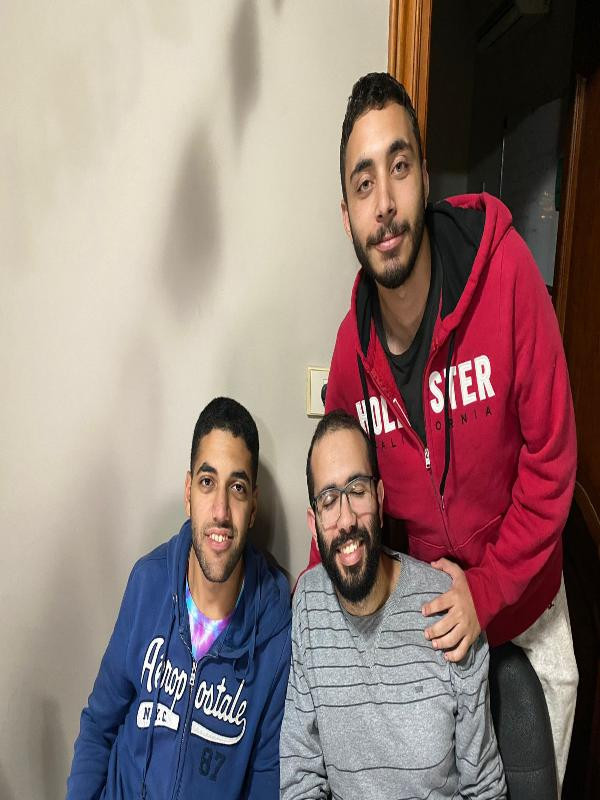
#> input picture facedetection_cython/reference_image.jpg, 600 x 800 px, found by its file name
$ jupyter execute --allow-errors pyramid-blending.ipynb
#> lines starting #> are read from the running program, lines starting #| are printed output that depends on the picture
### whole_pipeline/PyramidBlending/commonfunctions.py


import skimage.io as io
import matplotlib.pyplot as plt
import numpy as np
from skimage.exposure import histogram
from matplotlib.pyplot import bar
from skimage.color import rgb2gray,rgb2hsv

# Convolution:
from scipy.signal import convolve2d
from scipy import fftpack
import math

from skimage.util import random_noise
from skimage.filters import median
from skimage.feature import canny


# Edges
from skimage.filters import sobel_h, sobel, sobel_v,roberts, prewitt

# Show the figures / plots inside the notebook
def show_images(images,titles=None):
    #This function is used to show image(s) with titles by sending an array of images and an array of associated titles.
    # images[0] will be drawn with the title titles[0] if exists
    # You aren't required to understand this function, use it as-is.
    n_ims = len(images)
    if titles is None: titles = ['(%d)' % i for i in range(1,n_ims + 1)]
    fig = plt.figure()
    n = 1
    for image,title in zip(images,titles):
        a = fig.add_subplot(1,n_ims,n)
        if image.ndim == 2:
            plt.gray()
        plt.imshow(image)
        a.set_title(title)
        n += 1
    fig.set_size_inches(np.array(fig.get_size_inches()) * n_ims)
    plt.show()


# [6 lines left out: function showHist, not called in this run]

### whole_pipeline/PyramidBlending/pyramid-blending.ipynb
### Pyramid Blending

[cell 1]
import cv2
import numpy as np
from commonfunctions import *
import skimage
from skimage.color import rgb2gray

### references
Blending  - https://www.cs.toronto.edu/~mangas/teaching/320/assignments/a3/spline83.pdf

## Gaussian pyramid
smooth then down-sample by a factor of 1/2.
*smoothing supress high frequencies therefore lower the bar for nyquist criteria and avoid aliasing as possible.*

[cell 2]
image1 = io.imread('F:\\University\\Fall 2022\\image\\Face-Detection-and-Pyramid-Blending\\facedetection_cython\\reference_image.jpg')
#> image1 is the input picture: shape (800, 600, 3); mean R, G, B 145.1, 123.3, 119.2
image2 = io.imread('F:\\University\\Fall 2022\\image\\Face-Detection-and-Pyramid-Blending\\facedetection_cython\\sifted_image.jpg')
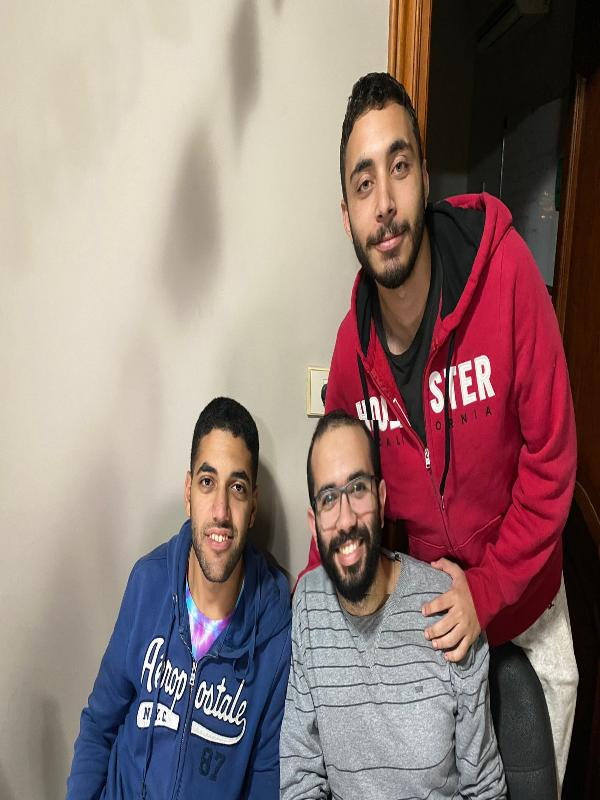
#> input picture facedetection_cython/sifted_image.jpg, 600 x 800 px, found by its file name
#> image2 is the input picture: shape (800, 600, 3); mean R, G, B 145.2, 123.4, 119.3
# mask used to mark required part of image 2 to be blended
mask = io.imread('F:\\University\\Fall 2022\\image\\Face-Detection-and-Pyramid-Blending\\facedetection_cython\\image_mask.jpg')
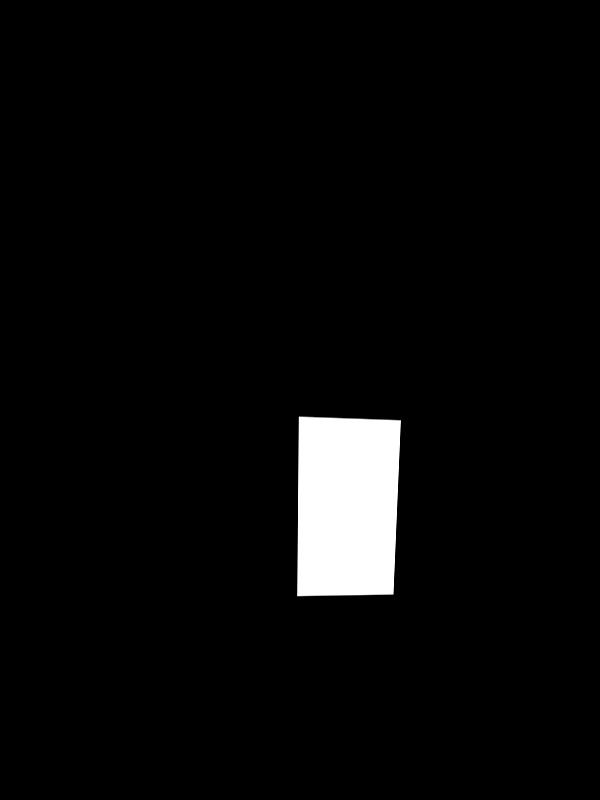
#> input picture facedetection_cython/image_mask.jpg, 600 x 800 px, found by its file name
#> mask is the input picture: shape (800, 600); min 0, max 255, mean 9.3
# resize factor is used to make image smaller for fast preprocessing
resize_factor = 1
image1 = cv2.resize(image1, dsize=(image1.shape[1]//resize_factor, image1.shape[0]//resize_factor))
image2 = cv2.resize(image2, dsize=(image2.shape[1]//resize_factor, image2.shape[0]//resize_factor))
if image1.shape[0] > image2.shape[0]:
    image1 = cv2.resize(image1, dsize=(image2.shape[1], image2.shape[0]))
else:
    image2 = cv2.resize(image2, dsize=(image1.shape[1], image1.shape[0]))
mask = cv2.resize(mask, dsize=(image1.shape[1], image1.shape[0]))
mask = skimage.filters.gaussian(mask,sigma=10)
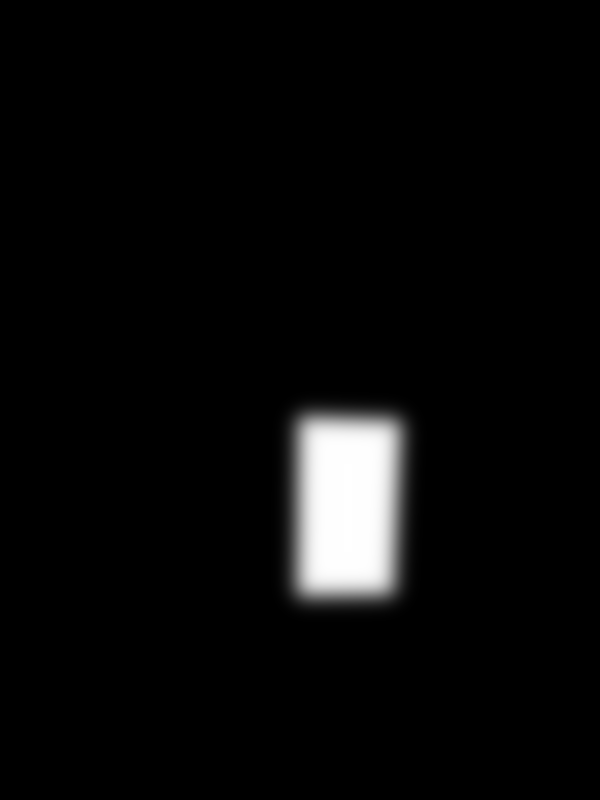
#> mask: shape (800, 600) float64; min 0, max 1, mean 0.0366
show_images([image1, image2,mask])
#> in show_images, `n_ims = len(images)`: n_ims = 3
#> the loop in show_images, `for image,title in zip(images,titles):` made 3 passes
#> title on passes 1 to 3: '(1)', '(2)', '(3)'
#> after the loop in show_images, `for image,title in zip(images,titles):`: n = 4

[cell 3]
def gaussian_pyramid(image, sigma=0.5):
    """
    construct the gaussian pyramid by down-sampling and applying gaussian filter at each stage
    :param image: input image to construct pyramid for
    :return pyramid: list on images constructing the pyramid
    """
    # the pyramid base start with the image
    _image = np.copy(image)
    pyramid = [_image]
    x, y = _image.shape[0], _image.shape[1]
    while x > 2 and y > 2:
        # apply gaussian filter then down-sample with a factor of 2
        current_img = np.copy(pyramid[-1])
        current_img = skimage.filters.gaussian(current_img, sigma=sigma)
        x, y = current_img.shape[1]//2, current_img.shape[0]//2
        current_img = cv2.resize(current_img, dsize=(x, y))
        pyramid.append(current_img)
    return pyramid

[cell 4]
p = gaussian_pyramid(image1)
#> after the loop in gaussian_pyramid, `while x > 2 and y > 2:`: pyramid = 9 items
#> p = 9 items
show_images([p[0],p[1],p[2],p[3],p[4]])
#> in show_images (call 2), `n_ims = len(images)`: n_ims = 5
#> the loop in show_images (call 2), `for image,title in zip(images,titles):` made 5 passes
#> title on passes 1 to 5: '(1)', '(2)', '(3)', '(4)', '(5)'
#> after the loop in show_images (call 2), `for image,title in zip(images,titles):`: n = 6
#> in show_images (call 2), `plt.show()`:
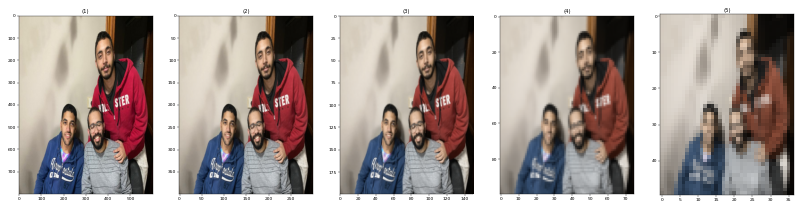
#> figure drawn by matplotlib, 5 panels

[cell 5]
def laplacian_pyramid(image, sigma=0.5):
    """
    construct the laplacian pyramid by up-sampling and applying gaussian filter in image k
    then subtract it from image k-1 in the gaussian pyramid
    by this way you get the lost information due to down sampling
    :param image: input image to construct pyramid for
    :return pyramid: list on images constructing the pyramid
    """
    # first of all get the gaussian pyramid
    gaus_pyramid = gaussian_pyramid(image, sigma)
    lap_pyramid = []
    for i in range(len(gaus_pyramid)):
        # up-sample with a factor of 2 then apply gaussian filter
        # Since there is no image gN + 1 to serve as the prediction image for gN, we say LN = gN.
        if i == len(gaus_pyramid) - 1:
            lap_pyramid.append(gaus_pyramid[i])
            break
        gi = np.copy(gaus_pyramid[i])
        gi_next = np.copy(gaus_pyramid[i+1])
        # up-sampling to gi
        prediction = cv2.resize(gi_next, dsize=(gi.shape[1], gi.shape[0]))
        # apply gaussian filter
        prediction = skimage.filters.gaussian(prediction, sigma=sigma)
        lap_pyramid.append(gi - prediction)
    return lap_pyramid

[cell 6]
p = laplacian_pyramid(image1)
#> in laplacian_pyramid, `gaus_pyramid = gaussian_pyramid(image, sigma)`: gaus_pyramid = 9 items
#> the loop in laplacian_pyramid, `for i in range(len(gaus_pyramid)):` made 9 passes
show_images([p[0],p[1],p[2],p[3],p[4]])
#> the loop in show_images (call 3), `for image,title in zip(images,titles):` made 5 passes
#> after the loop in show_images (call 3), `for image,title in zip(images,titles):`: n = 6
#> in show_images (call 3), `plt.show()`:
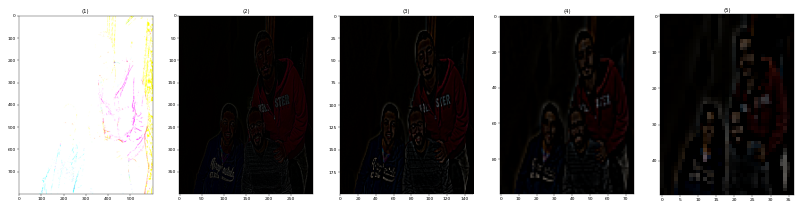
#> figure drawn by matplotlib, 5 panels

[cell 7]
def blending(A, B, mask, sigma = 0.5):
    """
    blend pyramids of image A, B with the given mask
    A, B and mask must all have same size
    :param A: first image
    :param B: second image
    :param mask: the required mask to blend the region of interest
    :return blended_pyramid: list of blended pyramid
    """
    if mask.shape != A.shape or mask.shape != B.shape:
        raise Exception("input images and mask all must have same size.")
    # get gaussian_pyramid of mask
    g_mask = gaussian_pyramid(mask, sigma)
    # get laplacian_pyramid of A and B
    l_A = laplacian_pyramid(A, sigma)
    l_B = laplacian_pyramid(B, sigma)
    # then blend smoothly using mask pyramid
    blended_pyramid = []
    for i in range(len(l_A)):
        combined_lap = g_mask[i]*l_A[i] + (1 - g_mask[i])*l_B[i]
        blended_pyramid.append(combined_lap)
    return blended_pyramid

[cell 8]
p = blending(rgb2gray(image1),rgb2gray(image2), mask)
#> in blending, `g_mask = gaussian_pyramid(mask, sigma)`: g_mask = 9 items
#> the loop in gaussian_pyramid (call 4), `while x > 2 and y > 2:` made 8 passes
#> current_img on pass 8: [[0.793, 0.327], [0.704, 0.302], [0.437, 0.4]]
#> pass 1, in gaussian_pyramid (call 4), `current_img = np.copy(pyramid[-1])`:
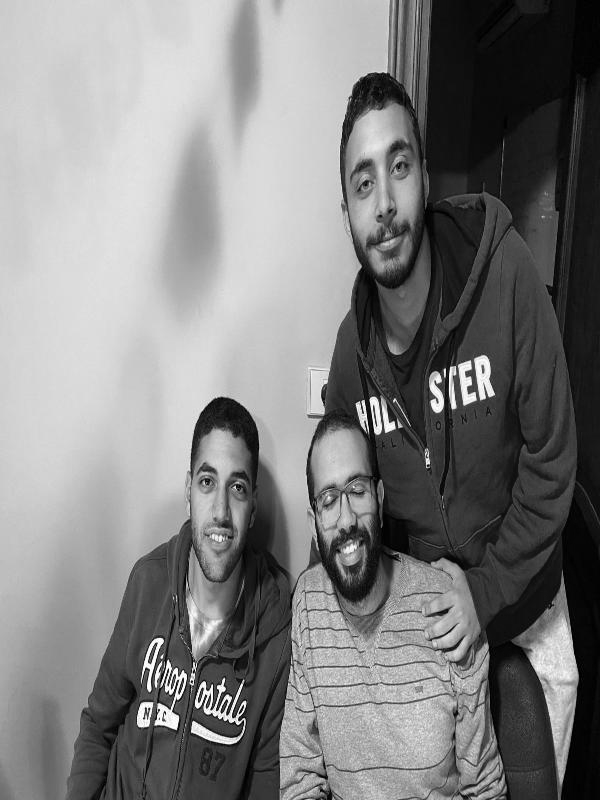
#> current_img: shape (800, 600) float64; min 0, max 1, mean 0.501
#> the loop in laplacian_pyramid (call 2), `for i in range(len(gaus_pyramid)):` made 9 passes
#> the loop in blending, `for i in range(len(l_A)):` made 9 passes
#> combined_lap on pass 9: [[0.793, 0.327], [0.704, 0.302], [0.437, 0.401]]
#> pass 1, in blending, `combined_lap = g_mask[i]*l_A[i] + (1 - g_mask[i])*l_B[i]`:
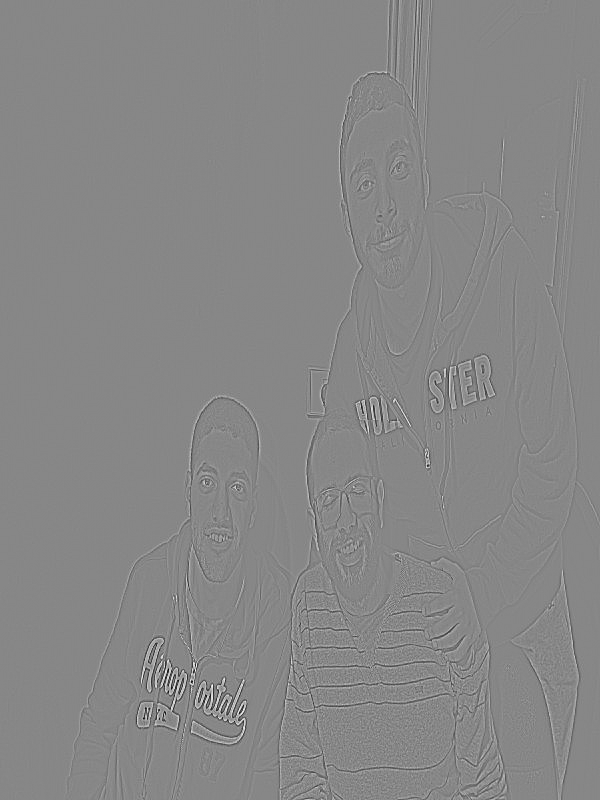
#> combined_lap: shape (800, 600) float64; min -0.621, max 0.551, mean 1.96e-08; drawn with min black and max white
#> pass 3, in blending, `combined_lap = g_mask[i]*l_A[i] + (1 - g_mask[i])*l_B[i]`:
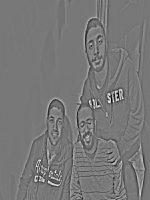
#> combined_lap: shape (200, 150) float64; min -0.356, max 0.399, mean 2.35e-07; drawn with min black and max white
show_images([p[0],p[1],p[2],p[3],p[4]])
#> the loop in show_images (call 4), `for image,title in zip(images,titles):` made 5 passes
#> after the loop in show_images (call 4), `for image,title in zip(images,titles):`: n = 6
#> in show_images (call 4), `plt.show()`:
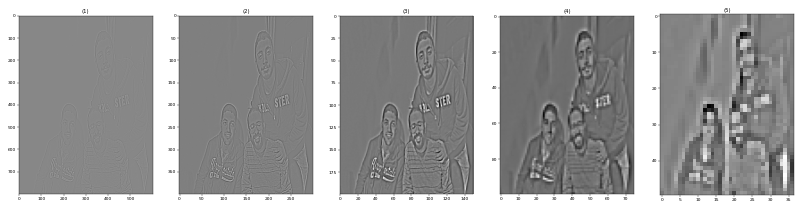
#> figure drawn by matplotlib, 5 panels

[cell 9]
def reconstruct(blended_pyramid, sigma=0.5):
    """
    reconstruct the blended image from the ground up
    :param blended_pyramid:
    :return: blended_image
    """
    # reverse blended pyramid
    stair = blended_pyramid[::-1]
    blended_image = stair[0]
    for i in range(1, len(stair)):
        up_sample = cv2.resize(blended_image, dsize=(stair[i].shape[1], stair[i].shape[0]))
        blended_image = skimage.filters.gaussian(up_sample, sigma=sigma) + stair[i]
    return blended_image

[cell 10]
img = reconstruct(blending(rgb2gray(image2),rgb2gray(image1), mask))
#> the loop in laplacian_pyramid (call 4), `for i in range(len(gaus_pyramid)):` made 9 passes
#> pass 3, in laplacian_pyramid (call 4), `prediction = cv2.resize(gi_next, dsize=(gi.shape[1], gi.shape[0]))`:
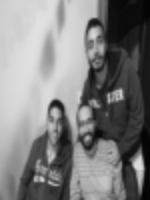
#> prediction: shape (200, 150) float64; min 0.0142, max 0.886, mean 0.501
#> the loop in blending (call 2), `for i in range(len(l_A)):` made 9 passes
#> in reconstruct, `stair = blended_pyramid[::-1]`: stair = 9 items
#> in reconstruct, `blended_image = stair[0]`: blended_image = [[0.793, 0.327], [0.704, 0.302], [0.437, 0.4]]
#> the loop in reconstruct, `for i in range(1, len(stair)):` made 8 passes
show_images([img])

[cell 11]
def color_blending(img1, img2, mask, sigma = 0.5):
    """
    takes 2 images and a mask then blends the white area from the mask into img2.
    img1, img2 and the mask all must have same size
    :param img1: the image that have the nice face
    :param img2: reference frame background that has bad face to be replaced
    :param mask: the mask has all black other than a white area aligned with the face in img1
    :param sigma: controls sigma used in gaussian filter
    :return: colored blended image
    """
    if np.max(img1) > 1:
        img1 = img1 / 255
    if np.max(img2) > 1:
        img2 = img2 / 255

    img1R, img1B, img1G = cv2.split(img1)
    img2R, img2B, img2G = cv2.split(img2)

    blendR = reconstruct(blending(img1R, img2R, mask,sigma), sigma)
    blendB = reconstruct(blending(img1B, img2B, mask,sigma), sigma)
    blendG = reconstruct(blending(img1G, img2G, mask,sigma), sigma)

    blended_image = cv2.merge((blendR, blendB, blendG))
    return blended_image

[cell 12]
output = color_blending(image2, image1, mask,sigma=20)
#> the loop in reconstruct (call 2), `for i in range(1, len(stair)):` made 8 passes
show_images([output])
